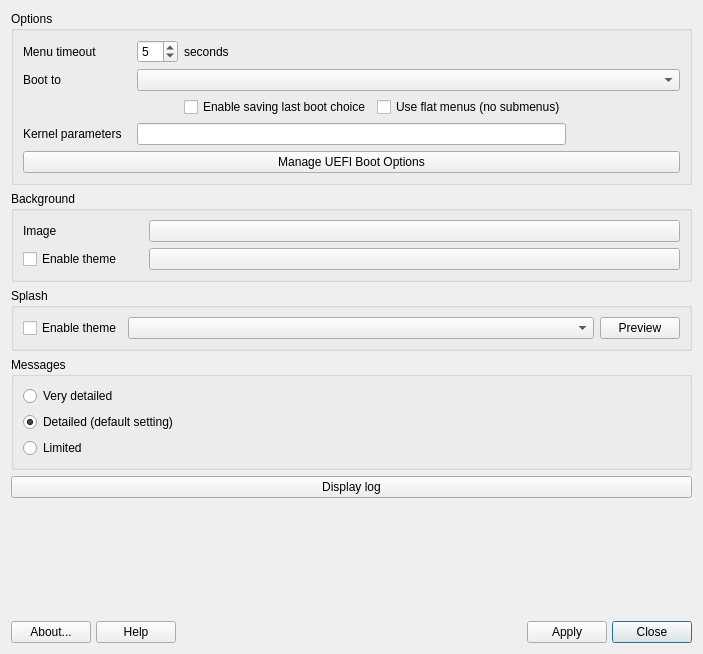
<?xml version="1.0" encoding="UTF-8"?>
<ui version="4.0">
 <class>MainWindow</class>
 <widget class="QDialog" name="MainWindow">
  <property name="geometry">
   <rect>
    <x>0</x>
    <y>0</y>
    <width>703</width>
    <height>654</height>
   </rect>
  </property>
  <property name="sizePolicy">
   <sizepolicy hsizetype="Expanding" vsizetype="Expanding">
    <horstretch>0</horstretch>
    <verstretch>0</verstretch>
   </sizepolicy>
  </property>
  <property name="windowIcon">
   <iconset theme="mx-boot-options">
    <normaloff>.</normaloff>.</iconset>
  </property>
  <layout class="QVBoxLayout" name="verticalLayout">
   <item>
    <widget class="QGroupBox" name="groupBoxOptions">
     <property name="sizePolicy">
      <sizepolicy hsizetype="Preferred" vsizetype="Preferred">
       <horstretch>0</horstretch>
       <verstretch>0</verstretch>
      </sizepolicy>
     </property>
     <property name="title">
      <string>Options</string>
     </property>
     <layout class="QGridLayout" name="gridLayout_2">
      <item row="2" column="3">
       <widget class="QCheckBox" name="checkEnableFlatmenus">
        <property name="toolTip">
         <string>Use simplified menu structure without submenus</string>
        </property>
        <property name="text">
         <string>Use flat menus (no submenus)</string>
        </property>
       </widget>
      </item>
      <item row="1" column="0">
       <widget class="QLabel" name="labelDefaultEntry">
        <property name="sizePolicy">
         <sizepolicy hsizetype="Preferred" vsizetype="Preferred">
          <horstretch>0</horstretch>
          <verstretch>0</verstretch>
         </sizepolicy>
        </property>
        <property name="text">
         <string>Boot to</string>
        </property>
       </widget>
      </item>
      <item row="0" column="1">
       <widget class="QSpinBox" name="spinBoxTimeout">
        <property name="sizePolicy">
         <sizepolicy hsizetype="Fixed" vsizetype="Fixed">
          <horstretch>0</horstretch>
          <verstretch>0</verstretch>
         </sizepolicy>
        </property>
        <property name="minimum">
         <number>-1</number>
        </property>
        <property name="value">
         <number>5</number>
        </property>
       </widget>
      </item>
      <item row="0" column="0">
       <widget class="QLabel" name="lableTimeout">
        <property name="toolTip">
         <string>Set to '0' to boot immediately without displaying the menu, or to '-1' to wait indefinitely</string>
        </property>
        <property name="text">
         <string>Menu timeout</string>
        </property>
       </widget>
      </item>
      <item row="3" column="1" colspan="3">
       <widget class="QLineEdit" name="textKernel"/>
      </item>
      <item row="1" column="1" colspan="4">
       <widget class="QComboBox" name="comboMenuEntry">
        <property name="sizePolicy">
         <sizepolicy hsizetype="Expanding" vsizetype="Fixed">
          <horstretch>0</horstretch>
          <verstretch>0</verstretch>
         </sizepolicy>
        </property>
        <property name="currentText">
         <string notr="true"/>
        </property>
       </widget>
      </item>
      <item row="3" column="0">
       <widget class="QLabel" name="lableKernel">
        <property name="text">
         <string>Kernel parameters</string>
        </property>
       </widget>
      </item>
      <item row="0" column="2">
       <widget class="QLabel" name="labelSeconds">
        <property name="sizePolicy">
         <sizepolicy hsizetype="Preferred" vsizetype="Preferred">
          <horstretch>0</horstretch>
          <verstretch>0</verstretch>
         </sizepolicy>
        </property>
        <property name="text">
         <string>seconds</string>
        </property>
       </widget>
      </item>
      <item row="2" column="2">
       <widget class="QCheckBox" name="checkSaveDefault">
        <property name="toolTip">
         <string>With this option enabled whatever entry you select from the grub boot menu will be saved as the new default for future boots</string>
        </property>
        <property name="text">
         <string>Enable saving last boot choice</string>
        </property>
       </widget>
      </item>
      <item row="4" column="0" colspan="5">
       <widget class="QPushButton" name="pushUefi">
        <property name="text">
         <string>Manage UEFI Boot Options</string>
        </property>
        <property name="icon">
         <iconset theme="preferences-system"/>
        </property>
        <property name="autoDefault">
         <bool>false</bool>
        </property>
       </widget>
      </item>
     </layout>
    </widget>
   </item>
   <item>
    <widget class="QGroupBox" name="groupBoxBackground">
     <property name="title">
      <string>Background</string>
     </property>
     <layout class="QGridLayout" name="gridLayout_3">
      <item row="0" column="0">
       <widget class="QLabel" name="labelBgImage">
        <property name="sizePolicy">
         <sizepolicy hsizetype="Preferred" vsizetype="Preferred">
          <horstretch>0</horstretch>
          <verstretch>0</verstretch>
         </sizepolicy>
        </property>
        <property name="minimumSize">
         <size>
          <width>120</width>
          <height>0</height>
         </size>
        </property>
        <property name="text">
         <string>Image</string>
        </property>
       </widget>
      </item>
      <item row="1" column="0">
       <widget class="QCheckBox" name="checkGrubTheme">
        <property name="sizePolicy">
         <sizepolicy hsizetype="Preferred" vsizetype="Fixed">
          <horstretch>0</horstretch>
          <verstretch>0</verstretch>
         </sizepolicy>
        </property>
        <property name="text">
         <string>Enable theme</string>
        </property>
       </widget>
      </item>
      <item row="0" column="1" colspan="2">
       <widget class="QPushButton" name="pushBgFile">
        <property name="sizePolicy">
         <sizepolicy hsizetype="Expanding" vsizetype="Fixed">
          <horstretch>0</horstretch>
          <verstretch>0</verstretch>
         </sizepolicy>
        </property>
        <property name="text">
         <string notr="true"/>
        </property>
        <property name="autoDefault">
         <bool>false</bool>
        </property>
       </widget>
      </item>
      <item row="1" column="1" colspan="2">
       <widget class="QPushButton" name="pushThemeFile">
        <property name="sizePolicy">
         <sizepolicy hsizetype="Expanding" vsizetype="Fixed">
          <horstretch>0</horstretch>
          <verstretch>0</verstretch>
         </sizepolicy>
        </property>
        <property name="text">
         <string notr="true"/>
        </property>
        <property name="autoDefault">
         <bool>false</bool>
        </property>
       </widget>
      </item>
      <item row="2" column="1">
       <spacer name="horizontalSpacer">
        <property name="orientation">
         <enum>Qt::Horizontal</enum>
        </property>
        <property name="sizeType">
         <enum>QSizePolicy::Expanding</enum>
        </property>
        <property name="sizeHint" stdset="0">
         <size>
          <width>40</width>
          <height>0</height>
         </size>
        </property>
       </spacer>
      </item>
      <item row="2" column="0">
       <spacer name="horizontalSpacer_2">
        <property name="orientation">
         <enum>Qt::Horizontal</enum>
        </property>
        <property name="sizeType">
         <enum>QSizePolicy::Preferred</enum>
        </property>
        <property name="sizeHint" stdset="0">
         <size>
          <width>40</width>
          <height>0</height>
         </size>
        </property>
       </spacer>
      </item>
     </layout>
    </widget>
   </item>
   <item>
    <widget class="QGroupBox" name="groupBoxSplash">
     <property name="sizePolicy">
      <sizepolicy hsizetype="Expanding" vsizetype="Preferred">
       <horstretch>0</horstretch>
       <verstretch>0</verstretch>
      </sizepolicy>
     </property>
     <property name="title">
      <string>Splash</string>
     </property>
     <layout class="QGridLayout" name="gridLayout">
      <item row="0" column="1">
       <widget class="QComboBox" name="comboTheme">
        <property name="sizePolicy">
         <sizepolicy hsizetype="Expanding" vsizetype="Fixed">
          <horstretch>0</horstretch>
          <verstretch>0</verstretch>
         </sizepolicy>
        </property>
       </widget>
      </item>
      <item row="0" column="0">
       <widget class="QCheckBox" name="checkBootsplash">
        <property name="sizePolicy">
         <sizepolicy hsizetype="Fixed" vsizetype="Fixed">
          <horstretch>0</horstretch>
          <verstretch>0</verstretch>
         </sizepolicy>
        </property>
        <property name="text">
         <string>Enable theme</string>
        </property>
       </widget>
      </item>
      <item row="0" column="2">
       <widget class="QPushButton" name="pushPreview">
        <property name="sizePolicy">
         <sizepolicy hsizetype="Fixed" vsizetype="Fixed">
          <horstretch>0</horstretch>
          <verstretch>0</verstretch>
         </sizepolicy>
        </property>
        <property name="text">
         <string>Preview</string>
        </property>
        <property name="icon">
         <iconset theme="document-preview">
          <normaloff>.</normaloff>.</iconset>
        </property>
        <property name="autoDefault">
         <bool>false</bool>
        </property>
       </widget>
      </item>
     </layout>
    </widget>
   </item>
   <item>
    <widget class="QGroupBox" name="groupBoxMessages">
     <property name="sizePolicy">
      <sizepolicy hsizetype="Expanding" vsizetype="Preferred">
       <horstretch>0</horstretch>
       <verstretch>0</verstretch>
      </sizepolicy>
     </property>
     <property name="title">
      <string>Messages</string>
     </property>
     <layout class="QVBoxLayout" name="verticalLayout_2">
      <item>
       <widget class="QRadioButton" name="radioVeryDetailedMsg">
        <property name="text">
         <string>Very detailed</string>
        </property>
       </widget>
      </item>
      <item>
       <widget class="QRadioButton" name="radioDetailedMsg">
        <property name="text">
         <string>Detailed (default setting)</string>
        </property>
        <property name="checked">
         <bool>true</bool>
        </property>
       </widget>
      </item>
      <item>
       <widget class="QRadioButton" name="radioLimitedMsg">
        <property name="text">
         <string>Limited</string>
        </property>
       </widget>
      </item>
     </layout>
    </widget>
   </item>
   <item>
    <widget class="QPushButton" name="pushLog">
     <property name="sizePolicy">
      <sizepolicy hsizetype="Expanding" vsizetype="Fixed">
       <horstretch>0</horstretch>
       <verstretch>0</verstretch>
      </sizepolicy>
     </property>
     <property name="text">
      <string>Display log</string>
     </property>
     <property name="icon">
      <iconset theme="emblem-documents">
       <normaloff>.</normaloff>.</iconset>
     </property>
     <property name="autoDefault">
      <bool>false</bool>
     </property>
    </widget>
   </item>
   <item>
    <spacer name="verticalSpacer">
     <property name="orientation">
      <enum>Qt::Vertical</enum>
     </property>
     <property name="sizeHint" stdset="0">
      <size>
       <width>20</width>
       <height>40</height>
      </size>
     </property>
    </spacer>
   </item>
   <item>
    <layout class="QGridLayout" name="buttonBar" columnstretch="0,0,0,0,0,0,0,0,0,0">
     <property name="sizeConstraint">
      <enum>QLayout::SetDefaultConstraint</enum>
     </property>
     <property name="leftMargin">
      <number>0</number>
     </property>
     <property name="topMargin">
      <number>0</number>
     </property>
     <property name="rightMargin">
      <number>0</number>
     </property>
     <property name="bottomMargin">
      <number>0</number>
     </property>
     <property name="spacing">
      <number>5</number>
     </property>
     <item row="0" column="1">
      <widget class="QPushButton" name="pushHelp">
       <property name="sizePolicy">
        <sizepolicy hsizetype="Minimum" vsizetype="Preferred">
         <horstretch>0</horstretch>
         <verstretch>0</verstretch>
        </sizepolicy>
       </property>
       <property name="toolTip">
        <string>Display help </string>
       </property>
       <property name="text">
        <string>Help</string>
       </property>
       <property name="icon">
        <iconset theme="help-contents">
         <normaloff>.</normaloff>.</iconset>
       </property>
       <property name="shortcut">
        <string>Alt+H</string>
       </property>
       <property name="autoDefault">
        <bool>false</bool>
       </property>
      </widget>
     </item>
     <item row="0" column="5">
      <spacer name="horizontalSpacer2">
       <property name="orientation">
        <enum>Qt::Horizontal</enum>
       </property>
       <property name="sizeType">
        <enum>QSizePolicy::Expanding</enum>
       </property>
       <property name="sizeHint" stdset="0">
        <size>
         <width>100</width>
         <height>20</height>
        </size>
       </property>
      </spacer>
     </item>
     <item row="0" column="0">
      <widget class="QPushButton" name="pushAbout">
       <property name="sizePolicy">
        <sizepolicy hsizetype="Minimum" vsizetype="Preferred">
         <horstretch>0</horstretch>
         <verstretch>0</verstretch>
        </sizepolicy>
       </property>
       <property name="toolTip">
        <string>About this application</string>
       </property>
       <property name="text">
        <string>About...</string>
       </property>
       <property name="icon">
        <iconset theme="help-about">
         <normaloff>.</normaloff>.</iconset>
       </property>
       <property name="shortcut">
        <string>Alt+B</string>
       </property>
       <property name="autoDefault">
        <bool>false</bool>
       </property>
      </widget>
     </item>
     <item row="0" column="2">
      <spacer name="horizontalSpacer1">
       <property name="orientation">
        <enum>Qt::Horizontal</enum>
       </property>
       <property name="sizeType">
        <enum>QSizePolicy::Expanding</enum>
       </property>
       <property name="sizeHint" stdset="0">
        <size>
         <width>100</width>
         <height>20</height>
        </size>
       </property>
      </spacer>
     </item>
     <item row="0" column="9">
      <widget class="QPushButton" name="pushCancel">
       <property name="enabled">
        <bool>true</bool>
       </property>
       <property name="sizePolicy">
        <sizepolicy hsizetype="Minimum" vsizetype="Preferred">
         <horstretch>0</horstretch>
         <verstretch>0</verstretch>
        </sizepolicy>
       </property>
       <property name="toolTip">
        <string>Quit application</string>
       </property>
       <property name="text">
        <string>Close</string>
       </property>
       <property name="icon">
        <iconset theme="window-close">
         <normaloff>.</normaloff>.</iconset>
       </property>
       <property name="shortcut">
        <string>Alt+N</string>
       </property>
       <property name="autoDefault">
        <bool>true</bool>
       </property>
       <property name="default">
        <bool>true</bool>
       </property>
      </widget>
     </item>
     <item row="0" column="3">
      <widget class="QLabel" name="labelLogo">
       <property name="maximumSize">
        <size>
         <width>32</width>
         <height>32</height>
        </size>
       </property>
       <property name="midLineWidth">
        <number>0</number>
       </property>
       <property name="text">
        <string/>
       </property>
       <property name="pixmap">
        <pixmap resource="images.qrc">:/icons/images/logo.svg</pixmap>
       </property>
       <property name="scaledContents">
        <bool>true</bool>
       </property>
      </widget>
     </item>
     <item row="0" column="7">
      <widget class="QPushButton" name="pushApply">
       <property name="sizePolicy">
        <sizepolicy hsizetype="Minimum" vsizetype="Preferred">
         <horstretch>0</horstretch>
         <verstretch>0</verstretch>
        </sizepolicy>
       </property>
       <property name="text">
        <string>Apply</string>
       </property>
       <property name="icon">
        <iconset theme="dialog-ok">
         <normaloff>.</normaloff>.</iconset>
       </property>
       <property name="shortcut">
        <string/>
       </property>
       <property name="autoDefault">
        <bool>false</bool>
       </property>
       <property name="default">
        <bool>false</bool>
       </property>
      </widget>
     </item>
    </layout>
   </item>
  </layout>
 </widget>
 <tabstops>
  <tabstop>spinBoxTimeout</tabstop>
  <tabstop>comboMenuEntry</tabstop>
  <tabstop>checkSaveDefault</tabstop>
  <tabstop>checkEnableFlatmenus</tabstop>
  <tabstop>textKernel</tabstop>
  <tabstop>pushUefi</tabstop>
  <tabstop>pushBgFile</tabstop>
  <tabstop>checkGrubTheme</tabstop>
  <tabstop>pushThemeFile</tabstop>
  <tabstop>checkBootsplash</tabstop>
  <tabstop>comboTheme</tabstop>
  <tabstop>pushPreview</tabstop>
  <tabstop>radioVeryDetailedMsg</tabstop>
  <tabstop>radioDetailedMsg</tabstop>
  <tabstop>radioLimitedMsg</tabstop>
  <tabstop>pushLog</tabstop>
  <tabstop>pushHelp</tabstop>
  <tabstop>pushAbout</tabstop>
  <tabstop>pushApply</tabstop>
  <tabstop>pushCancel</tabstop>
  <tabstop>comboTheme</tabstop>
  <tabstop>pushThemeFile</tabstop>
  <tabstop>checkBootsplash</tabstop>
  <tabstop>checkGrubTheme</tabstop>
  <tabstop>pushPreview</tabstop>
  <tabstop>checkEnableFlatmenus</tabstop>
  <tabstop>spinBoxTimeout</tabstop>
  <tabstop>textKernel</tabstop>
  <tabstop>comboMenuEntry</tabstop>
  <tabstop>checkSaveDefault</tabstop>
  <tabstop>pushBgFile</tabstop>
  <tabstop>radioVeryDetailedMsg</tabstop>
  <tabstop>radioDetailedMsg</tabstop>
  <tabstop>radioLimitedMsg</tabstop>
  <tabstop>pushUefi</tabstop>
 </tabstops>
 <resources>
  <include location="images.qrc"/>
 </resources>
 <connections/>
</ui>
